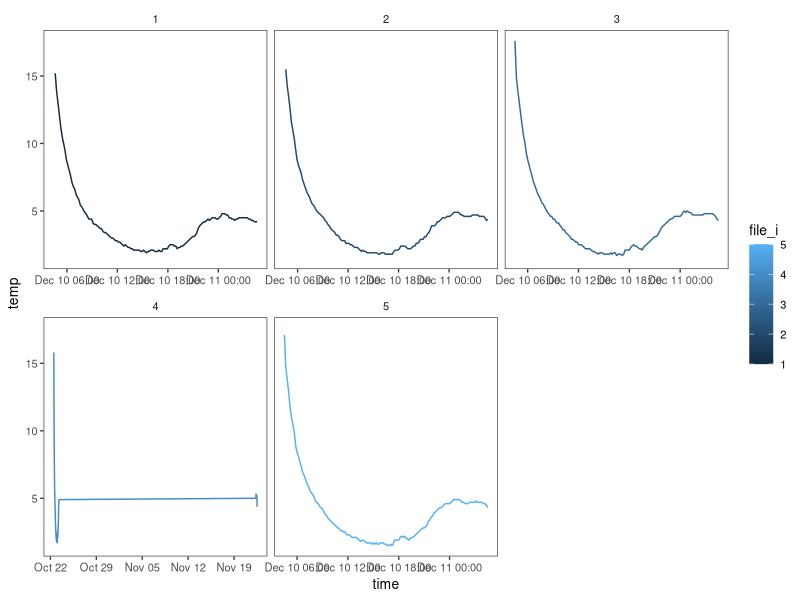
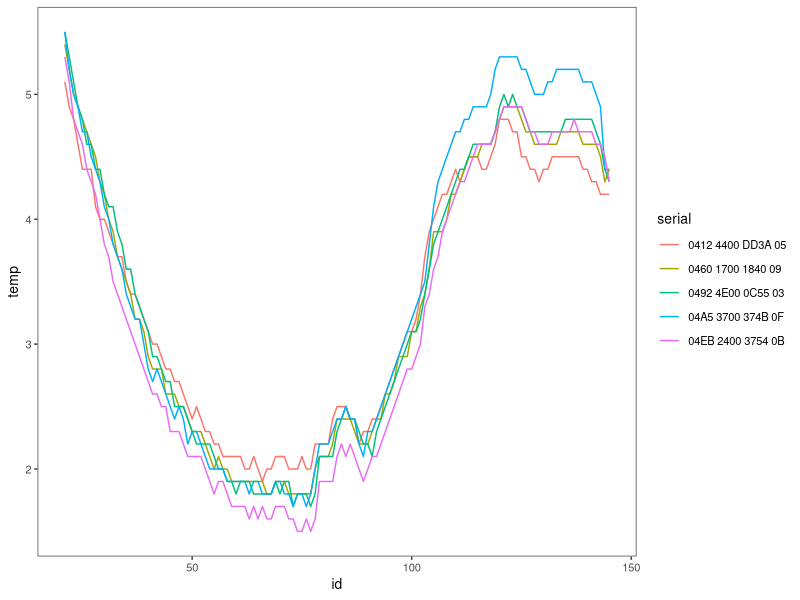
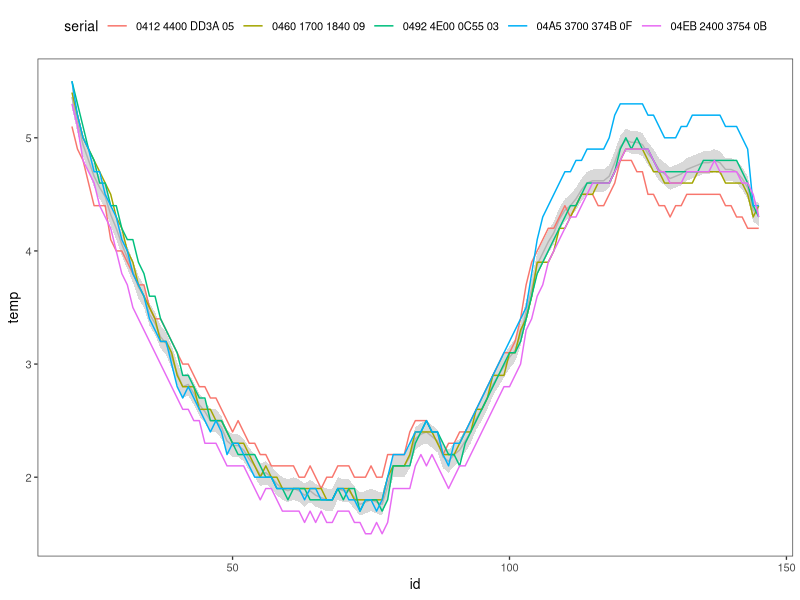
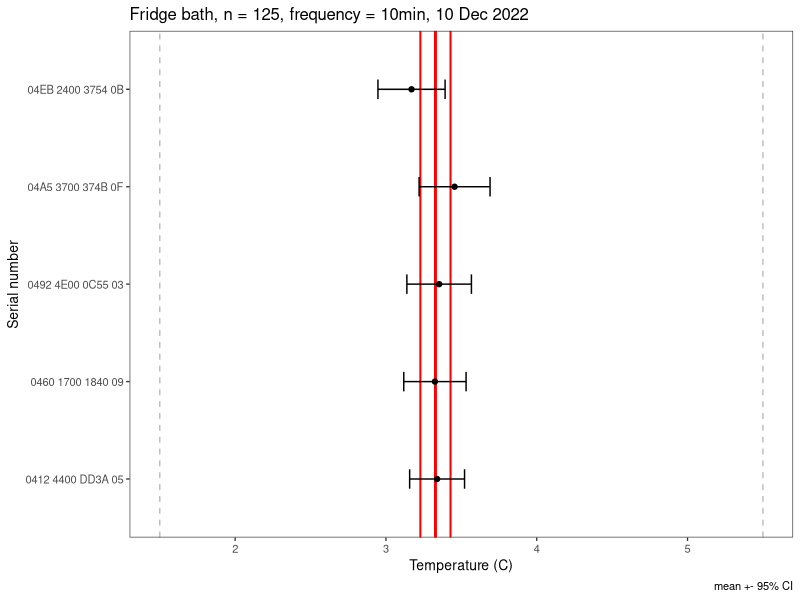
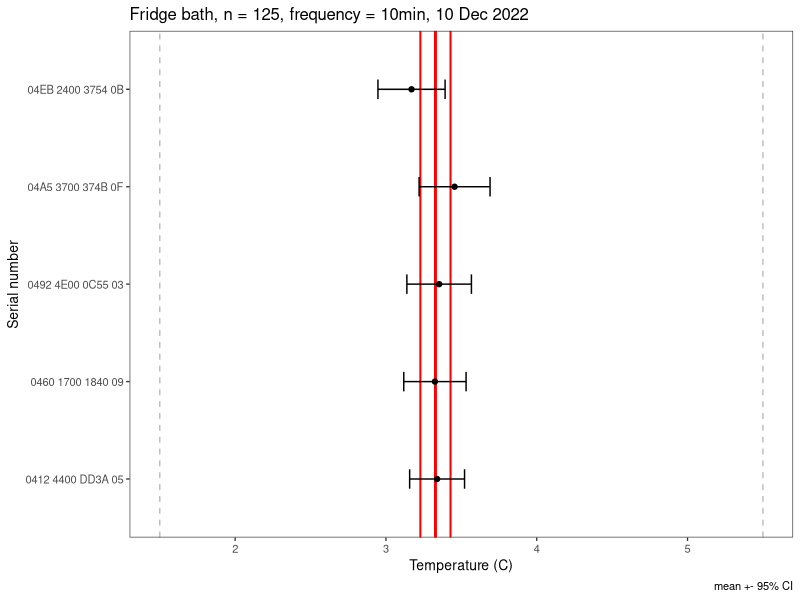

Recreate these plots in R, in order.
################################################################################
##' @title Analyze envlogger data
##' @author Robin Elahi
##' @date 2022-12-16
##' @log 
################################################################################

#### PACKAGES, DATA ####
library(here)
library(tidyverse)
library(lubridate)

theme_set(theme_bw(base_size = 10) + 
            theme(panel.grid = element_blank(), 
                  strip.background = element_blank()))

d <- read_csv(here("data_output", "envlogger_env_test_221210.csv"))
d

d %>% 
  ggplot(aes(time, temp, color = file_i)) + 
  geom_line() + 
  facet_wrap(~ file_i, scales = "free_x")

d %>% count(file_i)

# These times for serial 0412 4400 DD3A 05 are f'd
d2 <- d %>% filter(!is.na(temp))
d2 %>% count(file_i)
d2 %>% filter(file_i == 4)
d2 %>% filter(file_i == 1)

# Label by sequence
d <- d %>% 
  filter(!is.na(temp)) %>% 
  group_by(serial) %>% 
  mutate(id = 1:n()) %>% 
  ungroup()

d %>% 
  filter(id > 20) %>% 
  ggplot(aes(id, temp, color = serial)) + 
  geom_line() 

#### Filter data ####
d <- d %>% 
  filter(id > 20)
d %>% count(serial)

#### Summarize data ####
time_summary <- d %>% 
  group_by(id) %>% 
  summarise(mean = mean(temp),
            sd = sd(temp), 
            n = n(), 
            se = sd / sqrt(n), 
            CI = 2 * se)  

d %>% 
  ggplot(aes(id, temp, color = serial)) + 
  geom_line(data = time_summary, aes(id, mean), inherit.aes = FALSE, 
            color = "grey70") + 
  geom_ribbon(data = time_summary, 
              aes(id, ymin = mean - 0.1, ymax = mean + 0.1), 
              inherit.aes = FALSE, fill = "grey70", alpha = 0.5) + 
  geom_line() + 
  theme(legend.position = "top")

serial_summary <- d %>% 
  filter(!is.na(temp)) %>% 
  group_by(serial) %>% 
  summarise(mean = mean(temp),
            sd = sd(temp), 
            n = n(), 
            se = sd / sqrt(n), 
            CI = 2 * se) 

d_summary <- d %>% 
  filter(!is.na(temp)) %>% 
  summarise(mean = mean(temp),
            sd = sd(temp), 
            n = n(), 
            se = sd / sqrt(n), 
            CI = 2 * se) 

temp_max <- max(d$temp) 
temp_min <- min(d$temp) 

serial_summary %>% 
  ggplot(aes(serial, mean)) + 
  geom_hline(data = d_summary, aes(yintercept = mean), color = "red", 
             linetype = "solid", lwd = 1) +
  geom_hline(data = d_summary, aes(yintercept = mean + 0.1), color = "red", 
             linetype = "solid", lwd = 0.7) + 
  geom_hline(data = d_summary, aes(yintercept = mean - 0.1), color = "red", 
             linetype = "solid", lwd = 0.7) +
  geom_hline(aes(yintercept = temp_max), 
             color = "gray", linetype = "dashed", lwd = 0.5) + 
  geom_hline(aes(yintercept = temp_min), 
             color = "gray", linetype = "dashed", lwd = 0.5) + 
  geom_point() + 
  geom_errorbar(aes(ymin = mean - CI, ymax = mean + CI), width = 0.2) + 
  labs(x = "Serial number", y = "Temperature (C)",
       caption = "mean +- 95% CI") + 
  coord_flip() + 
  ggtitle("Fridge bath, n = 125, frequency = 10min, 10 Dec 2022") +
  scale_y_continuous(limits = c(temp_min, temp_max))

ggsave(here("figs", "env_test_221210.pdf"), height = 3.5, width = 6)

